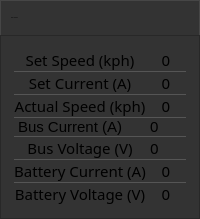
         <widget class="QWidget" name="mainValuesWindow" native="true">
          <property name="sizePolicy">
           <sizepolicy hsizetype="Preferred" vsizetype="Preferred">
            <horstretch>1</horstretch>
            <verstretch>1</verstretch>
           </sizepolicy>
          </property>
          <property name="maximumSize">
           <size>
            <width>16777215</width>
            <height>16777215</height>
           </size>
          </property>
          <property name="styleSheet">
           <string notr="true">QWidget {
	background: rgb(51, 51, 51);
	border-style:solid;
	border-width:1px;
	border-color: rgb(40, 40, 40);
	border-image: none;
}

</string>
          </property>
          <layout class="QVBoxLayout" name="mainValuesWindowLayout">
           <property name="spacing">
            <number>0</number>
           </property>
           <property name="leftMargin">
            <number>0</number>
           </property>
           <property name="topMargin">
            <number>0</number>
           </property>
           <property name="rightMargin">
            <number>0</number>
           </property>
           <property name="bottomMargin">
            <number>0</number>
           </property>
           <item>
            <widget class="QWidget" name="mainValuesTitleBar" native="true">
             <property name="minimumSize">
              <size>
               <width>0</width>
               <height>35</height>
              </size>
             </property>
             <property name="maximumSize">
              <size>
               <width>16777215</width>
               <height>35</height>
              </size>
             </property>
             <property name="styleSheet">
              <string notr="true">QWidget {
border-style:solid;
border-bottom: none;
padding: 2px;
border-color:rgb(70,70,70);
background: url(:/Resources/SubTitleBar.png);
}</string>
             </property>
             <layout class="QHBoxLayout" name="mainValuesTitleBarLayout">
              <property name="spacing">
               <number>9</number>
              </property>
              <property name="leftMargin">
               <number>9</number>
              </property>
              <property name="topMargin">
               <number>4</number>
              </property>
              <property name="rightMargin">
               <number>9</number>
              </property>
              <property name="bottomMargin">
               <number>4</number>
              </property>
              <item>
               <widget class="QLabel" name="mainValuesTitleLabel">
                <property name="font">
                 <font>
                  <family>AvenirLTStd</family>
                  <pointsize>-1</pointsize>
                 </font>
                </property>
                <property name="contextMenuPolicy">
                 <enum>Qt::PreventContextMenu</enum>
                </property>
                <property name="styleSheet">
                 <string notr="true">background: none;
border:none;</string>
                </property>
                <property name="frameShadow">
                 <enum>QFrame::Raised</enum>
                </property>
                <property name="text">
                 <string>Main Telemetry</string>
                </property>
                <property name="textFormat">
                 <enum>Qt::PlainText</enum>
                </property>
               </widget>
              </item>
             </layout>
            </widget>
           </item>
           <item>
            <layout class="QGridLayout" name="mainValuesContentLayout" columnstretch="0">
             <property name="leftMargin">
              <number>0</number>
             </property>
             <property name="topMargin">
              <number>0</number>
             </property>
             <property name="rightMargin">
              <number>0</number>
             </property>
             <property name="bottomMargin">
              <number>0</number>
             </property>
             <property name="spacing">
              <number>0</number>
             </property>
             <item row="0" column="0">
              <widget class="QWidget" name="mainTable" native="true">
               <property name="sizePolicy">
                <sizepolicy hsizetype="Preferred" vsizetype="Preferred">
                 <horstretch>0</horstretch>
                 <verstretch>0</verstretch>
                </sizepolicy>
               </property>
               <property name="styleSheet">
                <string notr="true">QLabel {
	border: none;
	border-bottom: 1px solid rgb(85, 85, 85);
	padding: 0px;
	border-radius: 0px;
	qproperty-alignment: AlignCenter;
	font-size: 15px;
}</string>
               </property>
               <layout class="QGridLayout" name="mainTableLayout">
                <property name="leftMargin">
                 <number>14</number>
                </property>
                <property name="topMargin">
                 <number>14</number>
                </property>
                <property name="rightMargin">
                 <number>14</number>
                </property>
                <property name="bottomMargin">
                 <number>14</number>
                </property>
                <property name="spacing">
                 <number>0</number>
                </property>
                <item row="2" column="0">
                 <widget class="QLabel" name="actualSpeedLabel">
                  <property name="maximumSize">
                   <size>
                    <width>16777215</width>
                    <height>16777215</height>
                   </size>
                  </property>
                  <property name="font">
                   <font>
                    <family>AvenirLTStd</family>
                    <pointsize>-1</pointsize>
                   </font>
                  </property>
                  <property name="styleSheet">
                   <string notr="true"/>
                  </property>
                  <property name="frameShape">
                   <enum>QFrame::NoFrame</enum>
                  </property>
                  <property name="text">
                   <string>Actual Speed (kph)</string>
                  </property>
                  <property name="textFormat">
                   <enum>Qt::PlainText</enum>
                  </property>
                  <property name="alignment">
                   <set>Qt::AlignCenter</set>
                  </property>
                  <property name="margin">
                   <number>0</number>
                  </property>
                  <property name="indent">
                   <number>0</number>
                  </property>
                 </widget>
                </item>
                <item row="1" column="0">
                 <widget class="QLabel" name="setCurrentLabel">
                  <property name="font">
                   <font>
                    <family>AvenirLTStd</family>
                    <pointsize>-1</pointsize>
                   </font>
                  </property>
                  <property name="text">
                   <string>Set Current (A)</string>
                  </property>
                  <property name="textFormat">
                   <enum>Qt::PlainText</enum>
                  </property>
                  <property name="alignment">
                   <set>Qt::AlignCenter</set>
                  </property>
                 </widget>
                </item>
                <item row="3" column="1">
                 <widget class="QLabel" name="busCurrent">
                  <property name="text">
                   <string>0</string>
                  </property>
                 </widget>
                </item>
                <item row="0" column="1">
                 <widget class="QLabel" name="setSpeed">
                  <property name="font">
                   <font>
                    <family>AvenirLTStd</family>
                    <pointsize>-1</pointsize>
                   </font>
                  </property>
                  <property name="text">
                   <string>0</string>
                  </property>
                  <property name="alignment">
                   <set>Qt::AlignCenter</set>
                  </property>
                 </widget>
                </item>
                <item row="4" column="0">
                 <widget class="QLabel" name="busVoltageLabel">
                  <property name="font">
                   <font>
                    <family>AvenirLTStd</family>
                    <pointsize>-1</pointsize>
                   </font>
                  </property>
                  <property name="styleSheet">
                   <string notr="true"/>
                  </property>
                  <property name="frameShape">
                   <enum>QFrame::NoFrame</enum>
                  </property>
                  <property name="text">
                   <string>Bus Voltage (V)</string>
                  </property>
                  <property name="textFormat">
                   <enum>Qt::PlainText</enum>
                  </property>
                  <property name="alignment">
                   <set>Qt::AlignCenter</set>
                  </property>
                  <property name="margin">
                   <number>0</number>
                  </property>
                  <property name="indent">
                   <number>0</number>
                  </property>
                 </widget>
                </item>
                <item row="3" column="0">
                 <widget class="QLabel" name="busCurrentLabel">
                  <property name="text">
                   <string>Bus Current (A)</string>
                  </property>
                 </widget>
                </item>
                <item row="0" column="0">
                 <widget class="QLabel" name="setSpeedLabel">
                  <property name="font">
                   <font>
                    <family>AvenirLTStd</family>
                    <pointsize>-1</pointsize>
                   </font>
                  </property>
                  <property name="styleSheet">
                   <string notr="true"/>
                  </property>
                  <property name="text">
                   <string>Set Speed (kph)</string>
                  </property>
                  <property name="alignment">
                   <set>Qt::AlignCenter</set>
                  </property>
                  <property name="margin">
                   <number>0</number>
                  </property>
                  <property name="indent">
                   <number>0</number>
                  </property>
                 </widget>
                </item>
                <item row="1" column="1">
                 <widget class="QLabel" name="setCurrent">
                  <property name="font">
                   <font>
                    <family>AvenirLTStd</family>
                    <pointsize>-1</pointsize>
                   </font>
                  </property>
                  <property name="text">
                   <string>0</string>
                  </property>
                  <property name="alignment">
                   <set>Qt::AlignCenter</set>
                  </property>
                 </widget>
                </item>
                <item row="5" column="1">
                 <widget class="QLabel" name="batteryCurrent">
                  <property name="font">
                   <font>
                    <family>AvenirLTStd</family>
                    <pointsize>-1</pointsize>
                   </font>
                  </property>
                  <property name="styleSheet">
                   <string notr="true"/>
                  </property>
                  <property name="text">
                   <string>0</string>
                  </property>
                  <property name="alignment">
                   <set>Qt::AlignCenter</set>
                  </property>
                 </widget>
                </item>
                <item row="4" column="1">
                 <widget class="QLabel" name="busVoltage">
                  <property name="font">
                   <font>
                    <family>AvenirLTStd</family>
                    <pointsize>-1</pointsize>
                   </font>
                  </property>
                  <property name="text">
                   <string>0</string>
                  </property>
                 </widget>
                </item>
                <item row="2" column="1">
                 <widget class="QLabel" name="actualSpeed">
                  <property name="font">
                   <font>
                    <family>AvenirLTStd</family>
                    <pointsize>-1</pointsize>
                   </font>
                  </property>
                  <property name="styleSheet">
                   <string notr="true"/>
                  </property>
                  <property name="text">
                   <string>0</string>
                  </property>
                  <property name="alignment">
                   <set>Qt::AlignCenter</set>
                  </property>
                 </widget>
                </item>
                <item row="5" column="0">
                 <widget class="QLabel" name="batteryCurrentLabel">
                  <property name="font">
                   <font>
                    <family>AvenirLTStd</family>
                    <pointsize>-1</pointsize>
                   </font>
                  </property>
                  <property name="styleSheet">
                   <string notr="true">text-transform: none;</string>
                  </property>
                  <property name="frameShape">
                   <enum>QFrame::NoFrame</enum>
                  </property>
                  <property name="text">
                   <string>Battery Current (A)</string>
                  </property>
                  <property name="textFormat">
                   <enum>Qt::PlainText</enum>
                  </property>
                  <property name="alignment">
                   <set>Qt::AlignCenter</set>
                  </property>
                  <property name="margin">
                   <number>0</number>
                  </property>
                  <property name="indent">
                   <number>0</number>
                  </property>
                 </widget>
                </item>
                <item row="6" column="1">
                 <widget class="QLabel" name="batteryVoltage">
                  <property name="font">
                   <font>
                    <family>AvenirLTStd</family>
                    <pointsize>-1</pointsize>
                   </font>
                  </property>
                  <property name="styleSheet">
                   <string notr="true">border-bottom: none;</string>
                  </property>
                  <property name="text">
                   <string>0</string>
                  </property>
                  <property name="alignment">
                   <set>Qt::AlignCenter</set>
                  </property>
                 </widget>
                </item>
                <item row="6" column="0">
                 <widget class="QLabel" name="batteryVoltageLabel_2">
                  <property name="font">
                   <font>
                    <family>AvenirLTStd</family>
                    <pointsize>-1</pointsize>
                   </font>
                  </property>
                  <property name="styleSheet">
                   <string notr="true">text-transform: none;
border-bottom: none;</string>
                  </property>
                  <property name="frameShape">
                   <enum>QFrame::NoFrame</enum>
                  </property>
                  <property name="text">
                   <string>Battery Voltage (V)</string>
                  </property>
                  <property name="textFormat">
                   <enum>Qt::PlainText</enum>
                  </property>
                  <property name="alignment">
                   <set>Qt::AlignCenter</set>
                  </property>
                  <property name="margin">
                   <number>0</number>
                  </property>
                  <property name="indent">
                   <number>0</number>
                  </property>
                 </widget>
                </item>
               </layout>
              </widget>
             </item>
            </layout>
           </item>
          </layout>
         </widget>
